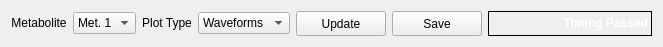
   <widget class="QWidget" name="layoutWidget">
    <property name="geometry">
     <rect>
      <x>310</x>
      <y>910</y>
      <width>663</width>
      <height>41</height>
     </rect>
    </property>
    <layout class="QGridLayout" name="gridLayout_4">
     <item row="1" column="2">
      <widget class="QLabel" name="label_met_sel_4">
       <property name="sizePolicy">
        <sizepolicy hsizetype="Fixed" vsizetype="Fixed">
         <horstretch>0</horstretch>
         <verstretch>0</verstretch>
        </sizepolicy>
       </property>
       <property name="text">
        <string>Plot Type</string>
       </property>
       <property name="alignment">
        <set>Qt::AlignCenter</set>
       </property>
      </widget>
     </item>
     <item row="1" column="0">
      <widget class="QLabel" name="label_met_sel">
       <property name="sizePolicy">
        <sizepolicy hsizetype="Fixed" vsizetype="Fixed">
         <horstretch>0</horstretch>
         <verstretch>0</verstretch>
        </sizepolicy>
       </property>
       <property name="text">
        <string>Metabolite</string>
       </property>
       <property name="alignment">
        <set>Qt::AlignCenter</set>
       </property>
      </widget>
     </item>
     <item row="1" column="3">
      <widget class="QComboBox" name="combo_plot">
       <property name="sizePolicy">
        <sizepolicy hsizetype="Fixed" vsizetype="Fixed">
         <horstretch>0</horstretch>
         <verstretch>0</verstretch>
        </sizepolicy>
       </property>
       <item>
        <property name="text">
         <string>Waveforms</string>
        </property>
       </item>
       <item>
        <property name="text">
         <string>2D k-space</string>
        </property>
       </item>
       <item>
        <property name="text">
         <string>3D k-space</string>
        </property>
       </item>
       <item>
        <property name="text">
         <string>Localizer</string>
        </property>
       </item>
      </widget>
     </item>
     <item row="1" column="1">
      <widget class="QComboBox" name="combo_met">
       <property name="sizePolicy">
        <sizepolicy hsizetype="Fixed" vsizetype="Fixed">
         <horstretch>0</horstretch>
         <verstretch>0</verstretch>
        </sizepolicy>
       </property>
       <property name="editable">
        <bool>false</bool>
       </property>
       <property name="currentIndex">
        <number>0</number>
       </property>
       <property name="maxVisibleItems">
        <number>3</number>
       </property>
       <item>
        <property name="text">
         <string>Met. 1</string>
        </property>
       </item>
       <item>
        <property name="text">
         <string>Met. 2</string>
        </property>
       </item>
       <item>
        <property name="text">
         <string>Met. 3</string>
        </property>
       </item>
      </widget>
     </item>
     <item row="1" column="5">
      <widget class="QPushButton" name="button_save">
       <property name="minimumSize">
        <size>
         <width>90</width>
         <height>25</height>
        </size>
       </property>
       <property name="maximumSize">
        <size>
         <width>90</width>
         <height>16777215</height>
        </size>
       </property>
       <property name="toolTip">
        <string>&lt;html&gt;&lt;head/&gt;&lt;body&gt;&lt;p&gt;Save sequence to file&lt;/p&gt;&lt;/body&gt;&lt;/html&gt;</string>
       </property>
       <property name="text">
        <string>Save</string>
       </property>
      </widget>
     </item>
     <item row="1" column="4">
      <widget class="QPushButton" name="button_update">
       <property name="minimumSize">
        <size>
         <width>90</width>
         <height>25</height>
        </size>
       </property>
       <property name="maximumSize">
        <size>
         <width>90</width>
         <height>16777215</height>
        </size>
       </property>
       <property name="toolTip">
        <string>&lt;html&gt;&lt;head/&gt;&lt;body&gt;&lt;p&gt;Update sequence timing&lt;/p&gt;&lt;/body&gt;&lt;/html&gt;</string>
       </property>
       <property name="text">
        <string>Update</string>
       </property>
      </widget>
     </item>
     <item row="1" column="6">
      <widget class="QLabel" name="time_label">
       <property name="font">
        <font>
         <weight>75</weight>
         <bold>true</bold>
        </font>
       </property>
       <property name="autoFillBackground">
        <bool>false</bool>
       </property>
       <property name="frameShape">
        <enum>QFrame::Box</enum>
       </property>
       <property name="text">
        <string>&lt;html&gt;&lt;head/&gt;&lt;body&gt;&lt;p&gt;&lt;span style=&quot; color:#ffffff;&quot;&gt;Timing Passed&lt;/span&gt;&lt;/p&gt;&lt;/body&gt;&lt;/html&gt;</string>
       </property>
       <property name="textFormat">
        <enum>Qt::AutoText</enum>
       </property>
       <property name="alignment">
        <set>Qt::AlignRight|Qt::AlignTrailing|Qt::AlignVCenter</set>
       </property>
      </widget>
     </item>
    </layout>
   </widget>
